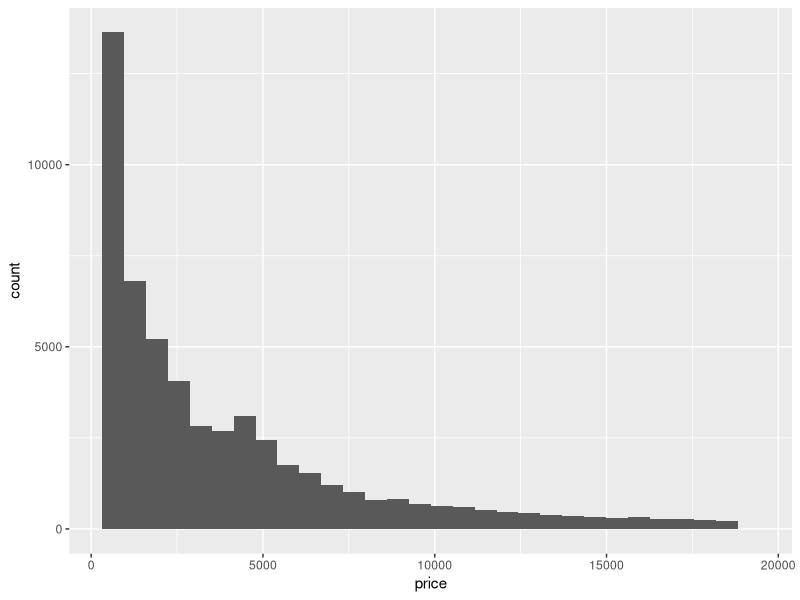
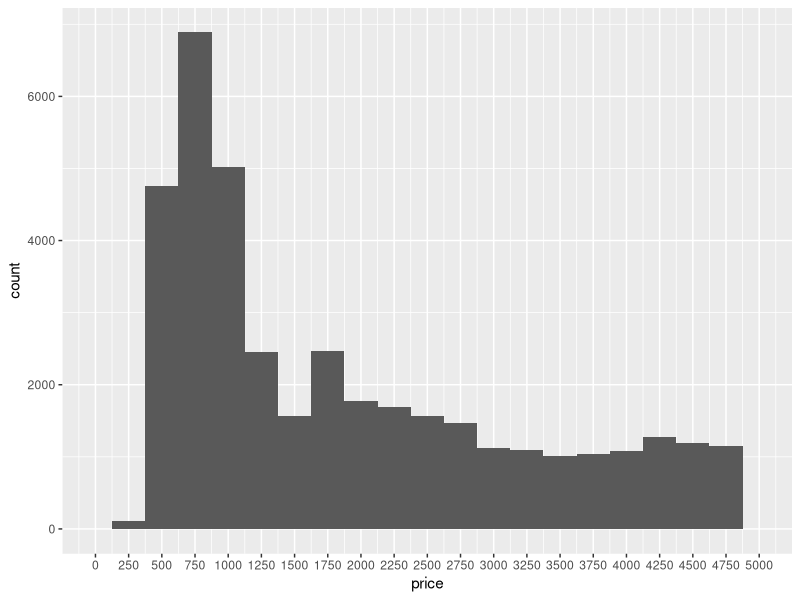
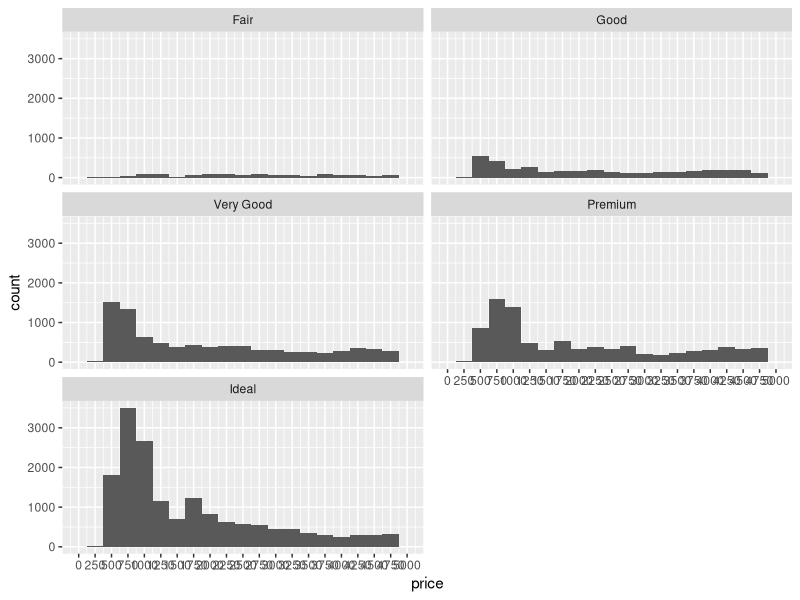
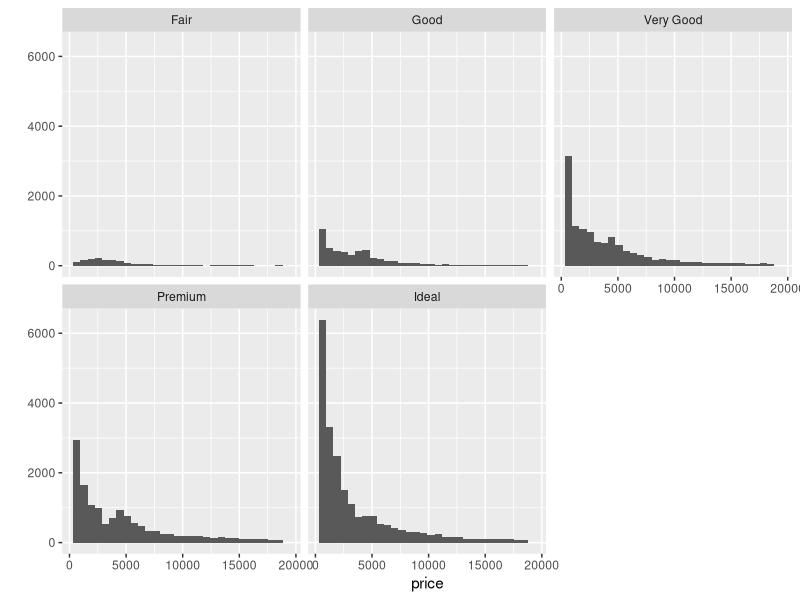
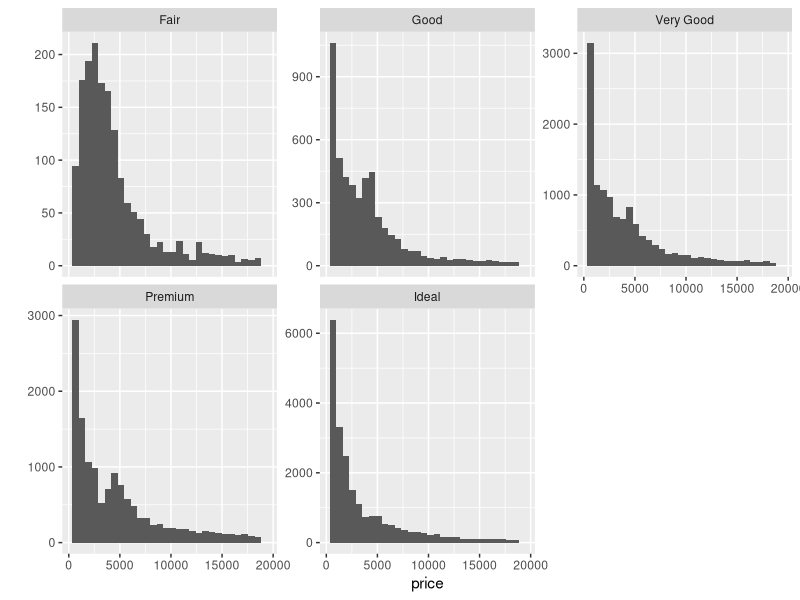
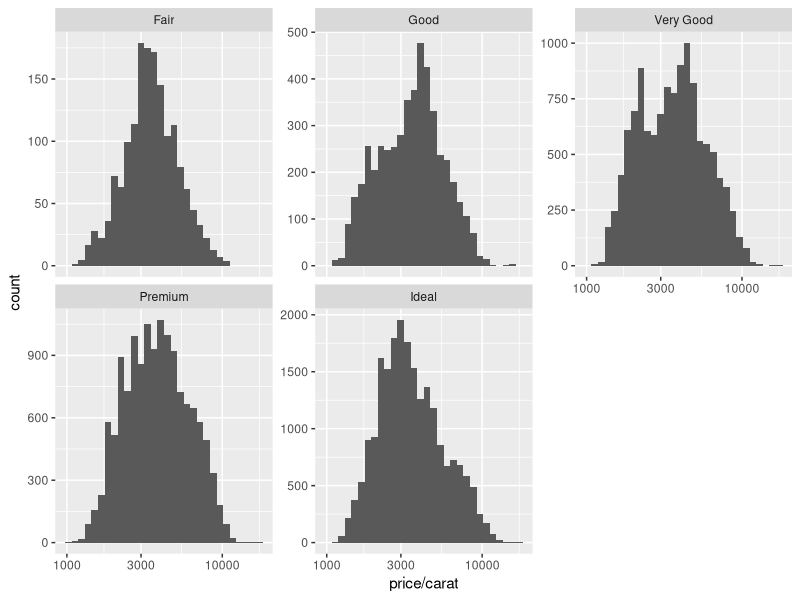
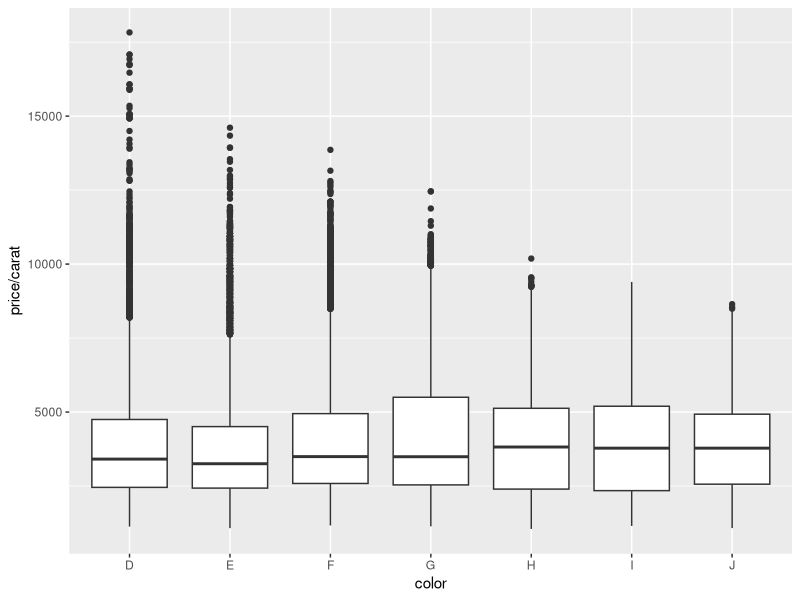
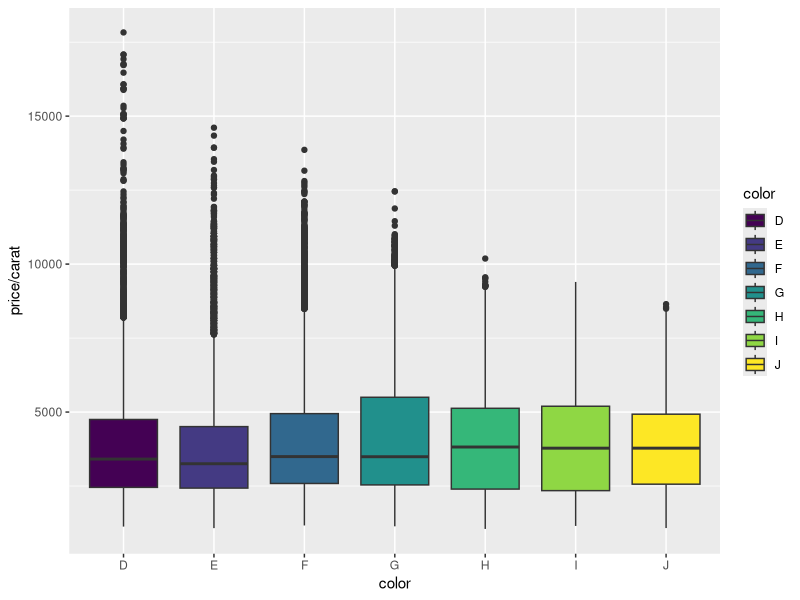

R code for these plots, in order: (Note: this script raises an error after producing the figures.)
## ---- chunk 1
library(ggplot2)
data(diamonds)

ggplot(diamonds, aes(x=price)) + geom_histogram()


summary(diamonds$price)

nrow(diamonds[diamonds$price < 500,])
nrow(diamonds[diamonds$price < 250,])
nrow(diamonds[diamonds$price >= 15000,])

ggplot(aes(x=price), data = diamonds) + geom_histogram(binwidth = 250)+
  scale_x_continuous(breaks = seq(0,5000,250), limit = c(0,5000))

#For diamonds that cost less than $2,000, the most common price of a diamond is around $700 (binwidth = 1)

ggplot(aes(x=price), data = diamonds) + geom_histogram(binwidth = 250)+
  scale_x_continuous(breaks = seq(0,5000,250), limit = c(0,5000)) + facet_wrap(~cut, ncol=2)


by(diamonds$price,diamonds$cut,summary)
by(diamonds$price,diamonds$cut,max)


qplot(x = price, data = diamonds) + facet_wrap(~cut)

qplot(x = price, data = diamonds) + facet_wrap(~cut, scales = "free_y")

ggplot(aes(x=price/carat), data = na.omit(diamonds)) + geom_histogram()+
  facet_wrap(~cut, scales  = "free_y") + scale_x_log10()


ggplot(aes(x = color, y = price/carat), data = na.omit(diamonds)) + geom_boxplot()
## ---- chunk 2
summary(subset(diamonds,color=='D')$price)
summary(subset(diamonds,color=='J')$price)
IQR(subset(diamonds, color == 'D')$price)
by(diamonds$price, diamonds$color, IQR)
## ---- chunk 3
ggplot(aes(x = color, y = price/carat), data = diamonds) + geom_boxplot(aes(fill=color)) +
  ggsave('pricePerCaratInColor.png')
## ---- chunk 4
table(diamonds$carat)[table(diamonds$carat)>2000]
## ---- chunk 5
al = read.csv('alcohol_indicator.csv', header=TRUE, row.names=1)
ggplot(data = al) + 
  geom_freqpoly(aes(color = 'Year', x = al$X2005, y = (..count..)/sum(..count..))) + 
  geom_freqpoly(aes(color = 'blue', x = al$X2008, y = (..count..)/sum(..count..))) +
  xlab('Сount litre per people in a year') +
  ylab('Average drink over countries') +
  scale_colour_manual(values = c('green','blue'),
                      labels = c('2005','2008')) +
  ggsave('al.png')
## ---- chunk 6
library(lubridate)
library(gridExtra)

fb = read.csv('facebook_friends.csv', stringsAsFactors=FALSE)
head(fb$Birthday)

fb$b_date <- mdy(fb$Birthday)
fb$b_year <- year(fb$b_date)
fb$b_month <- month(fb$b_date)
fb$b_day <- day(fb$b_date)
## ---- chunk 7
NROW(fb$Birthday)
## ---- chunk 8
tbmonth = table(fb$b_month)

which(tbmonth == max(tbmonth))
## ---- chunk 9
table(fb$b_month)
## ---- chunk 10
tbday <- table(fb$b_day)

which(tbday == max(tbday))
## ---- chunk 11
if ((NROW(fb$b_day) > 365) == F) {
  paste(c("No, I have only", as.character(NROW(fb$b_day)), 'friends'), collapse= " ")
}
